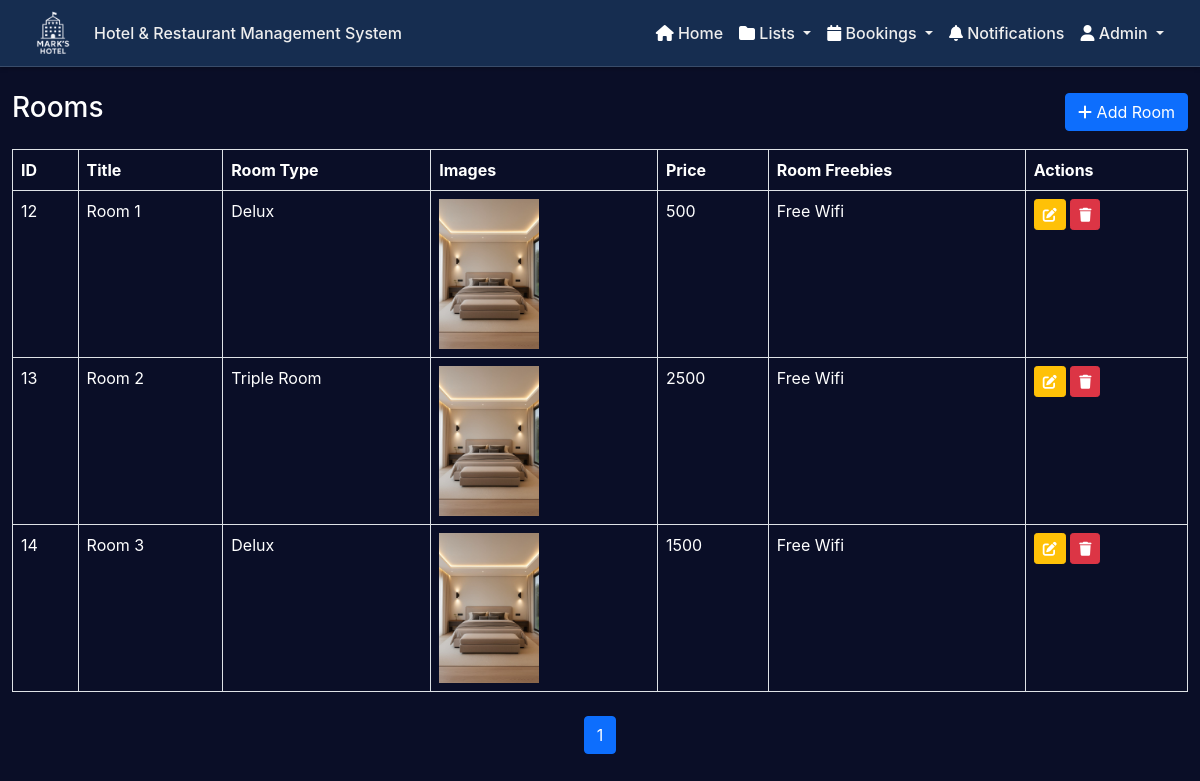
The page /admin/manageRooms.php (signed in) on the database its author committed.
### tables this page shows
CREATE TABLE `rooms` (
  `id` int(11) NOT NULL,
  `title` varchar(255) NOT NULL,
  `room_type_id` int(11) NOT NULL,
  `images` varchar(255) DEFAULT NULL,
  `price` varchar(250) DEFAULT NULL,
  `includes` varchar(250) DEFAULT NULL
);

CREATE TABLE `room_type` (
  `id` int(11) NOT NULL,
  `title` varchar(255) NOT NULL,
  `detail` varchar(255) NOT NULL
);

### admin/manageRooms.php (the view, shortened to what this page needs)
<?php
include '../components/config.php';
$records_per_page = 5;
$page = isset($_GET['page']) ? (int)$_GET['page'] : 1;
$offset = ($page - 1) * $records_per_page;
$total_query = "SELECT COUNT(*) as total FROM rooms";
$total_result = $con->query($total_query);
$total_rows = $total_result->fetch_assoc()['total'];
$total_pages = ceil($total_rows / $records_per_page);
$query = "SELECT rooms.id, rooms.title, rooms.room_type_id, rooms.images, rooms.price, rooms.includes, room_type.title AS room_type_title
          FROM rooms
          INNER JOIN room_type ON rooms.room_type_id = room_type.id
          LIMIT $offset, $records_per_page";
$result = $con->query($query);
?>
<!DOCTYPE html>
<html lang="en">
<head>
    <link href="https://cdn.jsdelivr.net/npm/bootstrap@5.0.2/dist/css/bootstrap.min.css" rel="stylesheet">
    <link rel="stylesheet" href="https://cdnjs.cloudflare.com/ajax/libs/font-awesome/6.0.0-beta3/css/all.min.css" />
    <link rel="stylesheet" href="../css/customAdminHeader.css">
    <link rel="stylesheet" href="https://cdnjs.cloudflare.com/ajax/libs/font-awesome/6.7.2/css/all.min.css">
    <link rel="stylesheet" href="../css/notifications.css">
    <link rel="stylesheet" href="../css/app.css">
</head>
<body>
    <?php include '../components/header_admin.php'; ?>
    <div class="container-fluid mt-4" id="mainContent">
        <div class="content-body">
        <div class="d-flex justify-content-between align-items-center mb-3">
            <h3 class="text-center">Rooms</h3>
            <button class="btn btn-primary" data-bs-toggle="modal" data-bs-target="#addRoomModal">
                <i class="fas fa-plus"></i> Add Room
            </button>
        </div>
        <table class="table table-bordered">
            <thead>
                <tr>
                    <th>ID</th>
                    <th>Title</th>
                    <th>Room Type</th>
                    <th>Images</th>
                    <th>Price</th>
                    <th>Room Freebies</th>
                    <th>Actions</th>
                </tr>
            </thead>
            <tbody>
                <?php while ($row = $result->fetch_assoc()): ?>
                    <tr>
                        <td><?php echo $row['id']; ?></td>
                        <td><?php echo htmlspecialchars($row['title']); ?></td>
                        <td><?php echo htmlspecialchars($row['room_type_title']); ?></td>
                        <td>
                            <?php
                            $imagesArray = json_decode($row['images'], true);
                            if (!empty($imagesArray)) {
                                echo '<img src="../uploads/' . htmlspecialchars($imagesArray[0]) . '" alt="Room Image" style="width: 100px; height: auto;">';
                            } else {
                                echo 'No image available';
                            }
                            ?>
                        </td>
                        <td>
                            <?php echo htmlspecialchars($row['price']); ?>
                        </td>
                        <td>
                            <?php echo htmlspecialchars($row['includes'])?>
                        </td>
                        <td>
                            <button class="btn btn-warning btn-sm" data-bs-toggle="modal" data-bs-target="#editRoomModal<?php echo $row['id']; ?>">
                                <i class="fas fa-edit"></i>
                            </button>
                            <a href="../controllers/roomsController.php?deleteRoom=<?php echo $row['id']; ?>" class="btn btn-danger btn-sm" onclick="return confirm('Are you sure you want to delete this room?')">
                                <i class="fas fa-trash"></i>
                            </a>
                        </td>
                    </tr>
                <?php endwhile; ?>
            </tbody>
        </table>
        <nav aria-label="Page navigation" class="mt-4">
            <ul class="pagination justify-content-center">
                <?php for($i = 1; $i <= $total_pages; $i++): ?>
                    <li class="page-item <?php echo ($page == $i) ? 'active' : ''; ?>">
                        <a class="page-link" href="?page=<?php echo $i; ?>"><?php echo $i; ?></a>
                    </li>
                <?php endfor; ?>
            </ul>
        </nav>
        </div>
    </div>
</body>
</html>

### css/notifications.css (style rules this page uses)
:root { --bg-primary: #0a0e27; --bg-secondary: #141937; --bg-card: #1a1f3a; --accent-blue: #00d4ff; --accent-cyan: #00bcd4; --accent-purple: #6b5ce7; --text-primary: #ffffff; --text-secondary: #8b92b8; --success: #00ff88; --warning: #ffb800; --danger: #ff4757; }

### css/app.css (style rules this page uses)
:root { --bg-primary: #0a0e27; --bg-secondary: #141937; --bg-card: #1a1f3a; --accent-blue: #00d4ff; --accent-cyan: #00bcd4; --accent-purple: #6b5ce7; --text-primary: #ffffff; --text-secondary: #8b92b8; --success: #00ff88; --warning: #ffb800; --danger: #ff4757; }
* { color: var(--text-primary); }
body { background: var(--bg-primary); color: var(--text-primary); font-family: 'Inter', -apple-system, BlinkMacSystemFont, 'Segoe UI', sans-serif; }

### rows shown on the page
rooms: id "12", title "Room 1", room_type.title "Delux", price "500", includes "Free Wifi"
rooms: id "13", title "Room 2", room_type.title "Triple Room", price "2500", includes "Free Wifi"
rooms: id "14", title "Room 3", room_type.title "Delux", price "1500", includes "Free Wifi"

### other values the page prints
$_SESSION['name'] "Admin"
